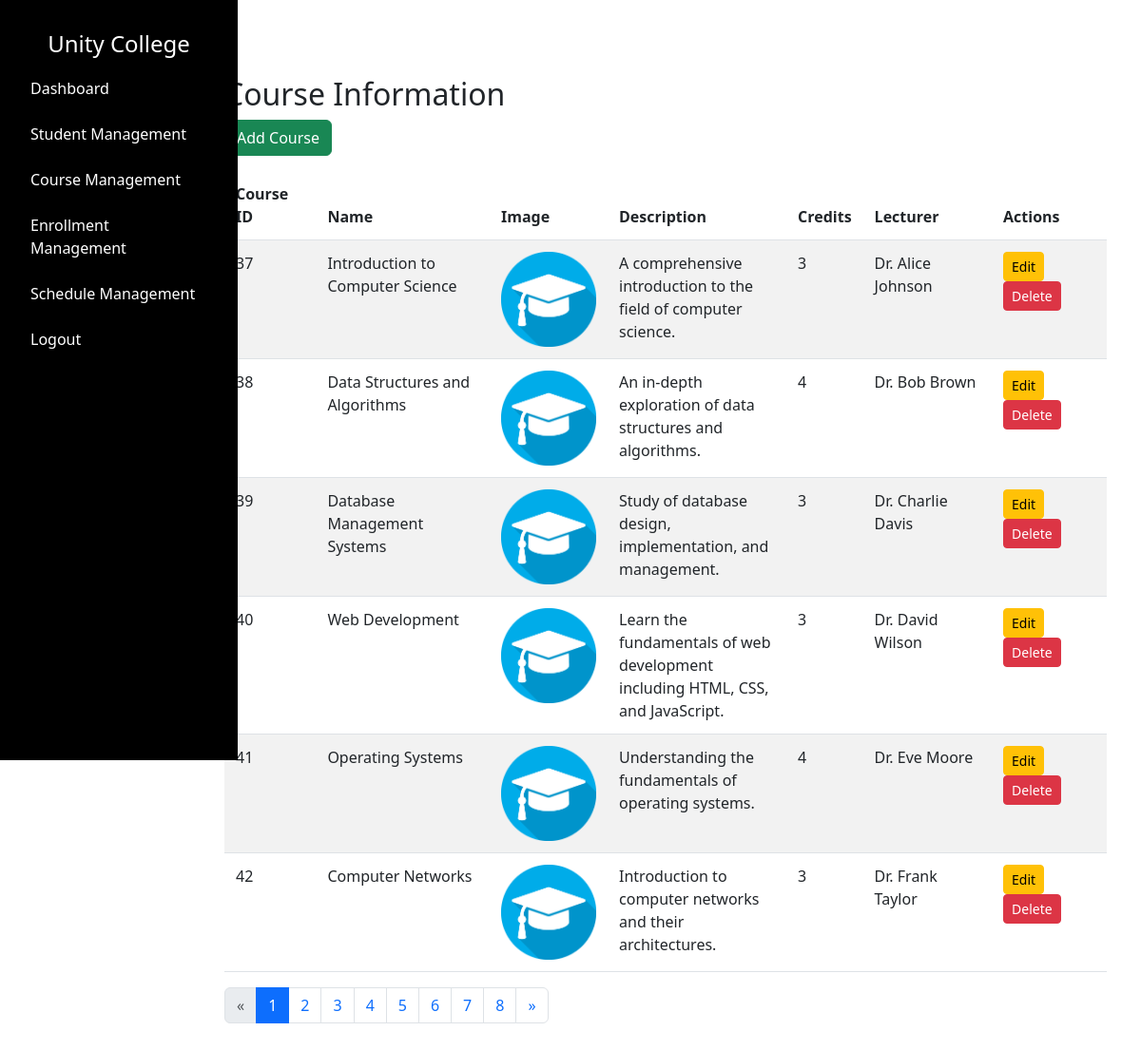
The page /admin/courses (signed in) on the database its author committed.
### tables this page shows
CREATE TABLE "course" (
    "id" INTEGER PRIMARY KEY AUTOINCREMENT,
    "name" TEXT NOT NULL,
    "image" TEXT NOT NULL,
    "description" TEXT NOT NULL,
    "credits" INTEGER NOT NULL,
    "lecturer" TEXT NOT NULL
);

### app.py (the view)
@app.route("/admin/courses", methods=["GET"])
def admin_view_courses():
    if 'username' not in session or session.get('user_type') != 'admin':
        return redirect(url_for('admin_login'))
    username = session.get('username')
    page = int(request.args.get('page', 1))  # Get current page from query parameter, default to 1
    per_page = 6  # Number of courses per page
    total_courses = query_db("SELECT COUNT(*) FROM course")[0][0]
    offset = (page - 1) * per_page
    total_pages = (total_courses + per_page - 1) // per_page  # Ceiling division to get total pages
    courses = query_db("SELECT * FROM course LIMIT ? OFFSET ?", (per_page, offset))
    courses_list = []
    for course in courses:
        course_dict = {
            "id": course[0],
            "name": course[1],
            "image": course[2],
            "description": course[3],
            "credits": course[4],
            "lecturer": course[5],
        }
        courses_list.append(course_dict)
    return render_template("admin/courses.html", courses=courses_list, username=username, time=time, page=page, total_pages=total_pages)

### dbcontroller.py (called while the page is built)
def query_db(query, args=(), one=False):
    con = sqlite3.connect('advweb.db')
    cur = con.cursor()
    cur.execute(query, args)
    rv = cur.fetchall()
    cur.close()
    con.close()
    return (rv[0] if rv else None) if one else rv

### templates/admin/courses.html (shortened to what this page needs)
{% extends "/admin/layout.html" %} {% block content %}
<link href="/static/css/admin/coursemgmt.css" rel="stylesheet" />
<div class="container mt-5">
  <h2>Course Information</h2>
  <a href="{{ url_for('add_course') }}" class="btn btn-success mb-3"
    >Add Course</a
  >
  <div class="table-responsive">
    <table class="table table-striped">
      <thead>
        <tr>
          <th>Course ID</th>
          <th>Name</th>
          <th>Image</th>
          <th>Description</th>
          <th>Credits</th>
          <th>Lecturer</th>
          <th>Actions</th>
        </tr>
      </thead>
      <tbody>
        {% for course in courses %}
        <tr>
          <td>{{ course['id'] }}</td>
          <td>{{ course['name'] }}</td>
          <td>
            <img
              src="{{ url_for('static', filename='images/courses/' + course['image']) }}?v={{ time.time() }}"
              class="course-img"
              alt="Course Image"
            />
          </td>
          <td class="description-col">{{ course['description'] }}</td>
          <td>{{ course['credits'] }}</td>
          <td>{{ course['lecturer'] }}</td>
          <td>
            <a
              href="{{ url_for('edit_course', course_id=course['id']) }}"
              class="btn btn-warning btn-sm"
              >Edit</a
            >
            <form
              action="{{ url_for('delete_course', id=course['id']) }}"
              method="post"
              style="display: inline"
            >
              <button
                type="submit"
                class="btn btn-danger btn-sm"
                onclick="return confirm('Are you sure you want to delete this course?')"
              >
                Delete
              </button>
            </form>
          </td>
        </tr>
        {% endfor %}
      </tbody>
    </table>
  </div>
  <nav aria-label="Page navigation">
    <ul class="pagination">
      <li class="page-item {% if page == 1 %}disabled{% endif %}">
        <a
          class="page-link"
          href="{{ url_for('admin_view_courses', page=page-1) }}"
          aria-label="Previous"
        >
          <span aria-hidden="true">&laquo;</span>
        </a>
      </li>
      {% for p in range(1, total_pages + 1) %}
      <li class="page-item {% if p == page %}active{% endif %}">
        <a class="page-link" href="{{ url_for('admin_view_courses', page=p) }}"
          >{{ p }}</a
        >
      </li>
      {% endfor %}
      <li class="page-item {% if page == total_pages %}disabled{% endif %}">
        <a
          class="page-link"
          href="{{ url_for('admin_view_courses', page=page+1) }}"
          aria-label="Next"
        >
          <span aria-hidden="true">&raquo;</span>
        </a>
      </li>
    </ul>
  </nav>
</div>
{% endblock %}

### static/css/admin/layout.css (style rules this page uses)
body { font-family: Arial, sans-serif; margin: 0; }

### static/css/admin/coursemgmt.css (style rules this page uses)
.course-img { max-width: 100px; height: auto; }
.table td, .table th { padding: 0.75rem; }
.table td { word-wrap: break-word; overflow: hidden; max-width: 200px; }
.table th { word-wrap: break-word; max-width: 200px; }

### rows shown on the page
course: id "37", name "Introduction to Computer Science", image (picture), description "A comprehensive introduction to the field of computer science.", credits "3", lecturer "Dr. Alice Johnson"
course: id "38", name "Data Structures and Algorithms", image (picture), description "An in-depth exploration of data structures and algorithms.", credits "4", lecturer "Dr. Bob Brown"
course: id "39", name "Database Management Systems", image (picture), description "Study of database design, implementation, and management.", credits "3", lecturer "Dr. Charlie Davis"
course: id "40", name "Web Development", image (picture), description "Learn the fundamentals of web development including HTML, CSS, and JavaScript.", credits "3", lecturer "Dr. David Wilson"
course: id "41", name "Operating Systems", image (picture), description "Understanding the fundamentals of operating systems.", credits "4", lecturer "Dr. Eve Moore"
course: id "42", name "Computer Networks", image (picture), description "Introduction to computer networks and their architectures.", credits "3", lecturer "Dr. Frank Taylor"

### other values the page prints
{{ p }} "1" "2" "3" "4" "5" "6" "7" "8"
